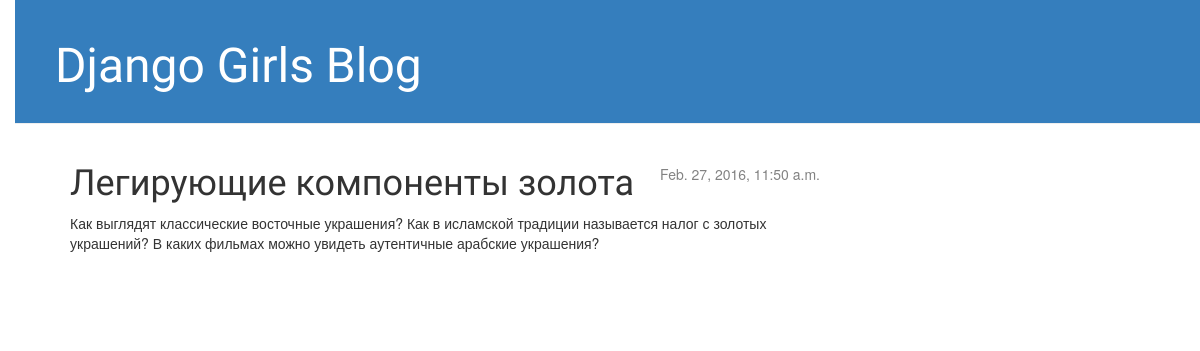
The app's page /post/2/ with its own data.
### blog/models.py (models this page shows, shortened)
class Post(models.Model):
    author = models.ForeignKey('auth.User')
    title = models.CharField(max_length=200)
    text = models.TextField()
    created_date = models.DateTimeField(
            default=timezone.now)
    published_date = models.DateTimeField(
            blank=True, null=True)

### blog/views.py (the view)
# urls.py: url(r'^post/(?P<pk>[0-9]+)/$', views.post_detail, name='post_detail'),
def post_detail(request, pk):
    post = get_object_or_404(Post, pk=pk)
    return render(request, 'blog/post_detail.html', {'post': post})

### blog/templates/blog/post_detail.html (shortened to what this page needs)
{% extends 'blog/base.html' %}
{% block content %}
    <div class="post">
        {% if post.published_date %}
            <div class="date">
                {{ post.published_date }}
            </div>
        {% endif %}
<h1>{{ post.title }}</h1>
        <p>{{ post.text|linebreaks }}</p>
    </div>
{% endblock %}

### blog/static/css/blog.css (style rules this page uses)
body { padding-left: 15px; }
h1, h2, h3, h4 { font-family: 'Lobster', cursive; }
.date { float: right; color: #828282; }
.post { margin-bottom: 70px; }

### records on screen
Post: published_date "Feb. 27, 2016, 11:50 a.m.", title "Легирующие компоненты золота", text "Как выглядят классические восточные украшения? Как в исламской традиции называется налог с золотых украшений? В каких фильмах можно увидеть аутентичные арабские украшения?"
